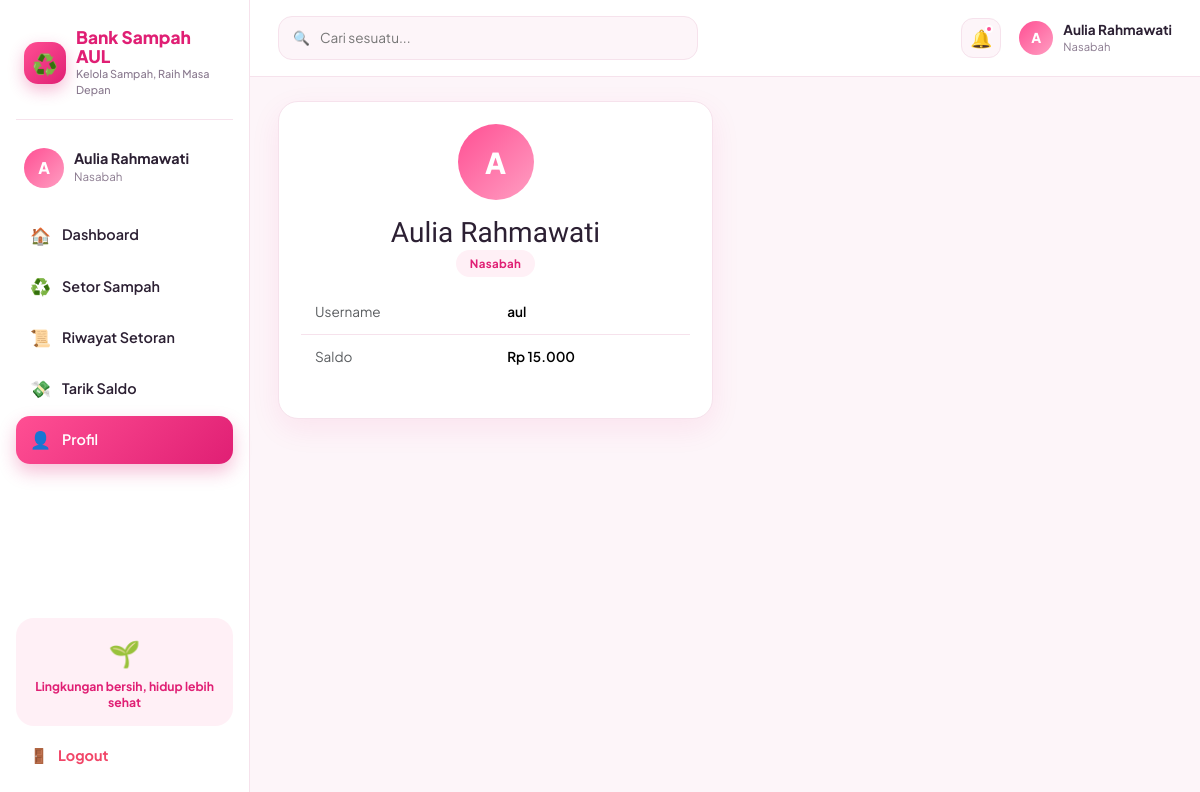
The page /nasabah/profil.php (signed in) on the database its author committed.
### tables this page shows
CREATE TABLE user (
    id_user INT AUTO_INCREMENT PRIMARY KEY,
    nama VARCHAR(100) NOT NULL,
    username VARCHAR(50) NOT NULL UNIQUE,
    password VARCHAR(255) NOT NULL,
    role ENUM('admin','nasabah','user','pengepul') NOT NULL DEFAULT 'user',
    saldo DECIMAL(12,2) NOT NULL DEFAULT 0
);

### auth.php (called while the page is built, shortened)
<?php
function rupiah($angka) {
    return "Rp " . number_format((float)$angka, 0, ',', '.');
}
?>

### nasabah/profil.php (the view, shortened to what this page needs)
<?php
require "../auth.php"; wajib_role("nasabah"); require "../config.php";
$uid = (int)$_SESSION['id_user'];
$u = mysqli_fetch_assoc(mysqli_query($koneksi, "SELECT * FROM user WHERE id_user=$uid"));
require "../includes/header.php";
?>
<div class="row g-4">
  <div class="col-lg-6">
    <div class="card-soft text-center">
      <div class="avatar mx-auto mb-3" style="width:76px;height:76px;font-size:1.8rem"><?= strtoupper(substr($u['nama'],0,1)) ?></div>
      <h3 class="mb-0"><?= htmlspecialchars($u['nama']) ?></h3>
      <p class="text-muted mb-3"><span class="badge-role"><?= ucfirst($u['role']) ?></span></p>
      <table class="table text-start">
        <tbody>
          <tr><td class="text-muted">Username</td><td class="fw-semibold"><?= htmlspecialchars($u['username']) ?></td></tr>
          <tr><td class="text-muted">Saldo</td><td class="fw-semibold"><?= rupiah($u['saldo']) ?></td></tr>
        </tbody>
      </table>
    </div>
  </div>
</div>
<?php require "../includes/footer.php"; ?>

### assets/css/style.css (style rules this page uses)
:root { --pink:#ff4f93; --pink-dark:#e01f74; --pink-light:#ffe3ef; --pink-soft:#fff0f6; --purple:#8b5cf6; --purple-light:#efe6ff; --blue:#2f8fff; --blue-light:#e4f0ff; --orange:#ff9f43; --orange-light:#fff1df; --teal:#12b3a8; --teal-light:#dcf7f4; --green:#22c55e; --green-light:#e2f9e9; --red:#f14668; --red-light:#fde3e9; --ink:#2c2033; --ink-soft:#8a7a8f; --bg:#fdf5f9; --card:#ffffff; --border:#f6e2ec; --radius:20px; --shadow:0 10px 30px rgba(224,31,116,.08); }
* { box-sizing:border-box }
html,body { height:100% }
body { margin:0; font-family:'Plus Jakarta Sans',sans-serif; background:var(--bg); color:var(--ink); -webkit-font-smoothing:antialiased; }
h1,h2,h3,h4,h5,.brand { font-family:'Baloo 2',cursive }
.badge-role { background:var(--pink-soft);color:var(--pink-dark);padding:6px 14px;border-radius:20px;font-weight:700;font-size:.72rem;letter-spacing:.03em }
.avatar { width:40px;height:40px;border-radius:50%;background:linear-gradient(135deg,var(--pink),#ff9ec2); display:flex;align-items:center;justify-content:center;color:#fff;font-weight:800;flex:0 0 40px;font-size:1rem; }
.card-soft { background:var(--card);border-radius:var(--radius);padding:22px;box-shadow:var(--shadow);border:1px solid var(--border) }
.table { width:100%;border-collapse:separate;border-spacing:0;font-size:.85rem }
.table tbody td { padding:12px 14px;border-bottom:1px solid var(--border);vertical-align:middle }
.table tbody tr:last-child td { border-bottom:0 }

### rows shown on the page
user: nama "A", nama "Aulia Rahmawati", role "Nasabah", username "aul", saldo "Rp 15.000"

### other values the page prints
$inisial "A"
$nama "Aulia Rahmawati"
$roleLabel "Nasabah"
$m['icon'] "🏠"
$m['label'] "Dashboard"
$m['icon'] "♻️"
$m['label'] "Setor Sampah"
$m['icon'] "📜"
$m['label'] "Riwayat Setoran"
$m['icon'] "💸"
$m['label'] "Tarik Saldo"
$m['icon'] "👤"
$m['label'] "Profil"
